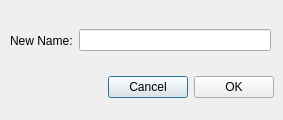
<?xml version="1.0" encoding="UTF-8"?>
<ui version="4.0">
 <class>Dialog</class>
 <widget class="QDialog" name="Dialog">
  <property name="geometry">
   <rect>
    <x>0</x>
    <y>0</y>
    <width>283</width>
    <height>120</height>
   </rect>
  </property>
  <property name="windowTitle">
   <string>Dialog</string>
  </property>
  <widget class="QWidget" name="">
   <property name="geometry">
    <rect>
     <x>10</x>
     <y>70</y>
     <width>264</width>
     <height>34</height>
    </rect>
   </property>
   <layout class="QHBoxLayout" name="horizontalLayout_2">
    <item>
     <spacer name="horizontalSpacer">
      <property name="orientation">
       <enum>Qt::Orientation::Horizontal</enum>
      </property>
      <property name="sizeHint" stdset="0">
       <size>
        <width>98</width>
        <height>28</height>
       </size>
      </property>
     </spacer>
    </item>
    <item>
     <layout class="QHBoxLayout" name="horizontalLayout">
      <item>
       <widget class="QPushButton" name="pushButton">
        <property name="text">
         <string>Cancel</string>
        </property>
       </widget>
      </item>
      <item>
       <widget class="QPushButton" name="pushButton_2">
        <property name="text">
         <string>OK</string>
        </property>
       </widget>
      </item>
     </layout>
    </item>
   </layout>
  </widget>
  <widget class="QWidget" name="">
   <property name="geometry">
    <rect>
     <x>10</x>
     <y>20</y>
     <width>261</width>
     <height>41</height>
    </rect>
   </property>
   <layout class="QHBoxLayout" name="horizontalLayout_3">
    <item>
     <widget class="QLabel" name="label">
      <property name="text">
       <string>New Name:</string>
      </property>
     </widget>
    </item>
    <item>
     <widget class="QLineEdit" name="lineEdit_Name"/>
    </item>
   </layout>
  </widget>
 </widget>
 <resources/>
 <connections/>
</ui>
